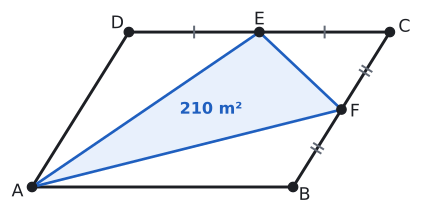

The script that drew this image:
import sys; sys.path.insert(0, "tools")
from cizim import *

P = lambda x, y: np.array([float(x), float(y)])
uz = lambda U, V: round(float(np.linalg.norm(U - V)), 4)
def acisi(K, U, V):
    u, v = U - K, V - K
    return round(float(np.degrees(np.arccos(np.dot(u, v) / np.linalg.norm(u) / np.linalg.norm(v)))), 3)
def birim(U, V):
    t = (V - U) / np.linalg.norm(V - U); return t, np.array([-t[1], t[0]])
def dondur(Q, derece):
    a = np.radians(derece); return P(Q[0] * np.cos(a) - Q[1] * np.sin(a), Q[0] * np.sin(a) + Q[1] * np.cos(a))
def ayak(Q, U, V):
    t, _ = birim(U, V); return U + np.dot(Q - U, t) * t
def paralel_isareti(U, V, n=1, f=0.5):
    t, _ = birim(U, V)
    for i in range(n):
        M = U + f * (V - U) + (i - (n - 1) / 2) * 0.32 * S * t
        ax.annotate("", xy=M + 0.22 * S * t, xytext=M - 0.22 * S * t, arrowprops=dict(arrowstyle="-|>", color=SOLUK, lw=1.3, mutation_scale=13))
def cetik(U, V, n=1, renk=SOLUK, f=0.5):
    M = U + f * (V - U); t, m = birim(U, V)
    for i in range(n):
        c = M + (i - (n - 1) / 2) * 0.2 * S * t
        ax.plot(*zip(c - 0.22 * S * m, c + 0.22 * S * m), color=renk, lw=1.5)
def olcu(U, V, metin, d=0.5, renk=YAZI, fs=13, f=0.5):
    """[UV] üzerinde f oranındaki noktaya, U->V yönünün soluna d*S uzağa yazı (d < 0: sağına)."""
    M = U + f * (V - U); _, m = birim(U, V)
    ax.text(*(M + d * S * m), metin, ha="center", va="center", color=renk, fontsize=fs)
def dik_isareti(K, U, V, r=0.4):
    a_ = (U - K) / np.linalg.norm(U - K) * r * S; b_ = (V - K) / np.linalg.norm(V - K) * r * S
    ax.plot(*zip(K + a_, K + a_ + b_, K + b_), color=SOLUK, lw=1.3)
def harf(Q, metin, dx, dy, renk=YAZI, fs=13):
    ax.text(Q[0] + dx * S, Q[1] + dy * S, metin, ha="center", va="center", color=renk, fontsize=fs)
def cizgi(U, V, renk=YAZI, lw=2.2, ls="-"):
    ax.plot(*zip(U, V), color=renk, lw=lw, ls=ls)
def boya(noktalar, renk):
    ax.add_patch(patches.Polygon(noktalar, closed=True, facecolor=renk, edgecolor="none"))
def yay(K, U, V, r=0.8, renk=MAVI, n=1):
    for i in range(n): aci(ax, K, U, V, r=(r + 0.18 * i) * S, renk=renk)
def yay_yazi(K, U, V, metin, d=1.4, renk=MAVI, fs=12):
    """K köşesindeki U-K-V açısının ortasından d*S uzağa yazı."""
    u = (U - K) / np.linalg.norm(U - K); v = (V - K) / np.linalg.norm(V - K); o = (u + v) / np.linalg.norm(u + v)
    ax.text(*(K + d * S * o), metin, ha="center", va="center", color=renk, fontsize=fs)
def basla(xmin, xmax, ymin, ymax, en=5.5):
    global fig, ax
    fig, ax = sekil(en, en * (ymax - ymin) / (xmax - xmin))
    ax.set_aspect("equal"); ax.axis("off"); ax.set_xlim(xmin, xmax); ax.set_ylim(ymin, ymax)
def dortgen(A, B, C, D, dolgu=None):
    if dolgu: boya([A, B, C, D], dolgu)
    ax.plot(*zip(A, B, C, D, A), color=YAZI)
    for Q in (A, B, C, D): nokta(ax, *Q, "")
def koseler(A, B, C, D, d=0.55):
    O = (A + B + C + D) / 4
    for Q, ad in ((A, "A"), (B, "B"), (C, "C"), (D, "D")):
        y = (Q - O) / np.linalg.norm(Q - O); harf(Q, ad, d * y[0] * 1.3, d * y[1])
def pk(AB, AD, derece):
    """A orijinde, [AB] yatay; ABCD paralelkenarının köşeleri."""
    a = np.radians(derece); A, B = P(0, 0), P(AB, 0); D = P(AD * np.cos(a), AD * np.sin(a)); return A, B, B + D, D
def cerceve(noktalar, kenar=1.2):
    xs = [q[0] for q in noktalar]; ys = [q[1] for q in noktalar]
    return min(xs) - kenar * S, max(xs) + kenar * S, min(ys) - kenar * S, max(ys) + kenar * S
def alan(noktalar, metin, renk=YAZI, dx=0, dy=0, fs=13):
    """Çokgenin ağırlık merkezine (köşelerin ortalaması) yazı."""
    O = sum(noktalar) / len(noktalar)
    ax.text(O[0] + dx * S, O[1] + dy * S, metin, ha="center", va="center", color=renk, fontsize=fs, fontweight="bold")
def kesisim(P1, P2, P3, P4):
    """[P1P2] ve [P3P4] doğrularının kesişimi."""
    d1, d2 = P2 - P1, P4 - P3
    x2 = lambda u, v: u[0] * v[1] - u[1] * v[0]
    t = x2(P3 - P1, d2) / x2(d1, d2); return P1 + t * d1
def alan_hesap(*Q):
    return round(abs(sum(Q[i][0] * Q[(i + 1) % len(Q)][1] - Q[(i + 1) % len(Q)][0] * Q[i][1] for i in range(len(Q)))) / 2, 4)


# Soru 10: E [DC]'nin, F [BC]'nin orta noktası; A(AEF) = 210 m², toplam 560 m².
A, B, C, D = pk(10, 7, 58)
E = (D + C) / 2; F = (B + C) / 2
S = 14 / 15
T = alan_hesap(A, B, C, D)
print("AEF / toplam", alan_hesap(A, E, F) / T)
basla(*cerceve([A, B, C, D], 1.0))
boya([A, E, F], MAVI_ACIK)
dortgen(A, B, C, D); koseler(A, B, C, D, 0.5)
cizgi(A, E, MAVI, 2); cizgi(E, F, MAVI, 2); cizgi(A, F, MAVI, 2)
for Q, ad, dx, dy in ((E, "E", 0, 0.5), (F, "F", 0.55, -0.1)): nokta(ax, *Q, ""); harf(Q, ad, dx, dy)
cetik(D, E, 1); cetik(E, C, 1); cetik(B, F, 2); cetik(F, C, 2)
alan([A, E, F], "210 m²", MAVI, 0, 0, 12)
kaydet(fig, __file__)
